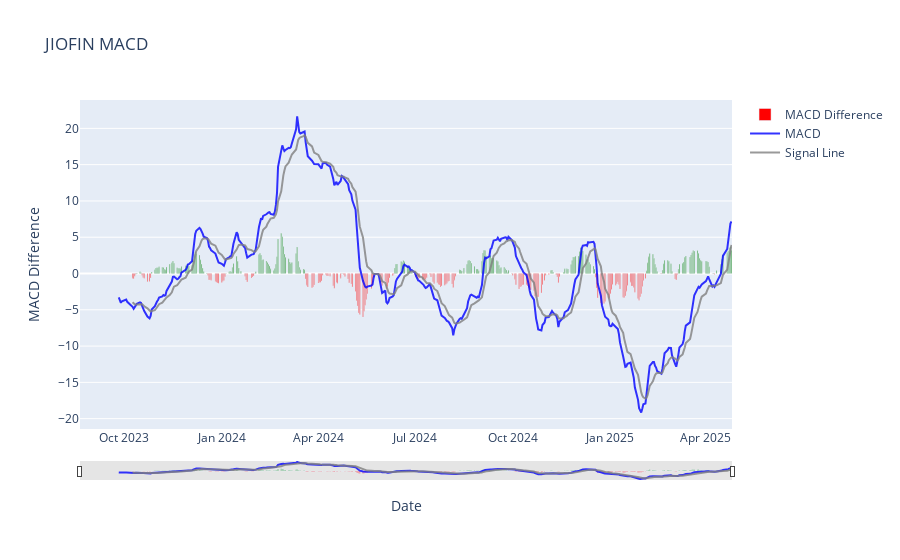

The notebook cell this image was saved under:
### Code cell
def plot_MACD(df):
    """
    Plot MACD using Plotly.
    Parameters:
    df (DataFrame): DataFrame containing stock data.
    """
    colors = np.where(df['MACD_Diff'] > 0, 'green', 'red')
    fig = go.Figure()

    fig.add_bar(
        x=df.index,
        y=df.MACD_Diff,
        name='MACD Difference',
        marker=dict(color=colors),
    )

    fig.add_trace(go.Scatter(
                x=df.index,
                y=df['MACD'],
                name='MACD',
                opacity=0.8,
                line=dict(color='blue') 
                ))

    fig.add_trace(go.Scatter(
        x=df.index,
        y=df['Signal_Line'],
        name='Signal Line',
        opacity=0.8,
        line=dict(color='grey')  # <-- Use this for line color
    ))

    fig.update_layout(
        title=f"{symbols[4]} MACD",
        xaxis_title="Date",
        yaxis_title="MACD Difference",
        xaxis_rangeslider_visible=True,
        xaxis_rangeslider_thickness=0.05,
        xaxis_rangeslider_bgcolor='rgba(0, 0, 0, 0.1)',
        xaxis_rangeslider_bordercolor='rgba(0, 0, 0, 0.1)',   
    )

    return fig


plot_MACD(data)

### Figure 1 — Plotly figure (JSON) as saved in the notebook; plotly's stock layout.template omitted (floating-point values rounded to 4 significant figures; data arrays with more than 128 entries replaced by an {"elided": "..."} marker saying what was removed)
{"data": [{"marker": {"color": {"elided": "409 str values"}}, "name": "MACD Difference", "type": "bar", "x": {"elided": "409 str values"}, "y": {"elided": "409 float values"}}, {"line": {"color": "blue"}, "name": "MACD", "opacity": 0.8, "type": "scatter", "x": {"elided": "409 str values"}, "y": {"elided": "409 float values"}}, {"line": {"color": "grey"}, "name": "Signal Line", "opacity": 0.8, "type": "scatter", "x": {"elided": "409 str values"}, "y": {"elided": "409 float values"}}], "layout": {"title": {"text": "JIOFIN MACD"}, "xaxis": {"rangeslider": {"bgcolor": "rgba(0, 0, 0, 0.1)", "bordercolor": "rgba(0, 0, 0, 0.1)", "thickness": 0.05, "visible": true}, "title": {"text": "Date"}}, "yaxis": {"title": {"text": "MACD Difference"}}}}
